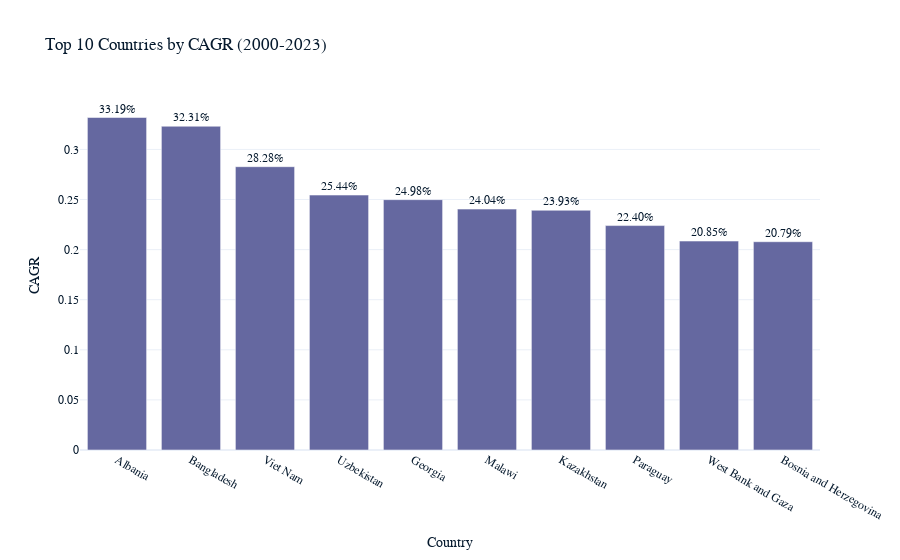

Here is the notebook cell this chart was saved with:
### Markdown cell above
### Query: Calculating and Visualizing CAGR (Compound Annual Growth Rate)

### Code cell
import numpy as np

# Extract data for 2000 and 2023, pivoting so each country has both values.
df_cagr = df_long[df_long['year'].isin([2000, 2023])]
df_cagr = df_cagr.pivot(index='country name', columns='year', values='internet_usage').dropna()
df_cagr = df_cagr.rename(columns={2000: 'usage_2000', 2023: 'usage_2023'})

# Calculate CAGR: (V_final / V_initial)^(1/number_of_years) - 1
n = 2023 - 2000  # Number of periods (years)
df_cagr['cagr'] = (df_cagr['usage_2023'] / df_cagr['usage_2000'])**(1/n) - 1

# Visualize the top 10 countries by CAGR
df_cagr_sorted = df_cagr.sort_values(by='cagr', ascending=False).head(10).reset_index()

fig_cagr = px.bar(
    df_cagr_sorted,
    x='country name',
    y='cagr',
    title='Top 10 Countries by CAGR (2000-2023)',
    labels={'cagr': 'CAGR', 'country name': 'Country'},
    text='cagr'
)
fig_cagr.update_traces(texttemplate='%{text:.2%}', textposition='outside')
fig_cagr.show()

### Figure 1 — Plotly figure (JSON) as saved in the notebook; plotly's stock layout.template omitted (floating-point values rounded to 4 significant figures)
{"data": [{"alignmentgroup": "True", "hovertemplate": "Country=%{x}<br>CAGR=%{text}<extra></extra>", "legendgroup": "", "marker": {"color": "#6568a0", "pattern": {"shape": ""}}, "name": "", "offsetgroup": "", "orientation": "v", "showlegend": false, "text": [0.3319, 0.3231, 0.2828, 0.2544, 0.2498, 0.2404, 0.2393, 0.224, 0.2085, 0.2079], "textposition": "outside", "x": ["Albania", "Bangladesh", "Viet Nam", "Uzbekistan", "Georgia", "Malawi", "Kazakhstan", "Paraguay", "West Bank and Gaza", "Bosnia and Herzegovina"], "xaxis": "x", "y": [0.3319, 0.3231, 0.2828, 0.2544, 0.2498, 0.2404, 0.2393, 0.224, 0.2085, 0.2079], "yaxis": "y", "type": "bar", "texttemplate": "%{text:.2%}"}], "layout": {"xaxis": {"anchor": "y", "domain": [0, 1], "title": {"text": "Country"}}, "yaxis": {"anchor": "x", "domain": [0, 1], "title": {"text": "CAGR"}}, "legend": {"tracegroupgap": 0}, "title": {"text": "Top 10 Countries by CAGR (2000-2023)"}, "barmode": "relative"}}
